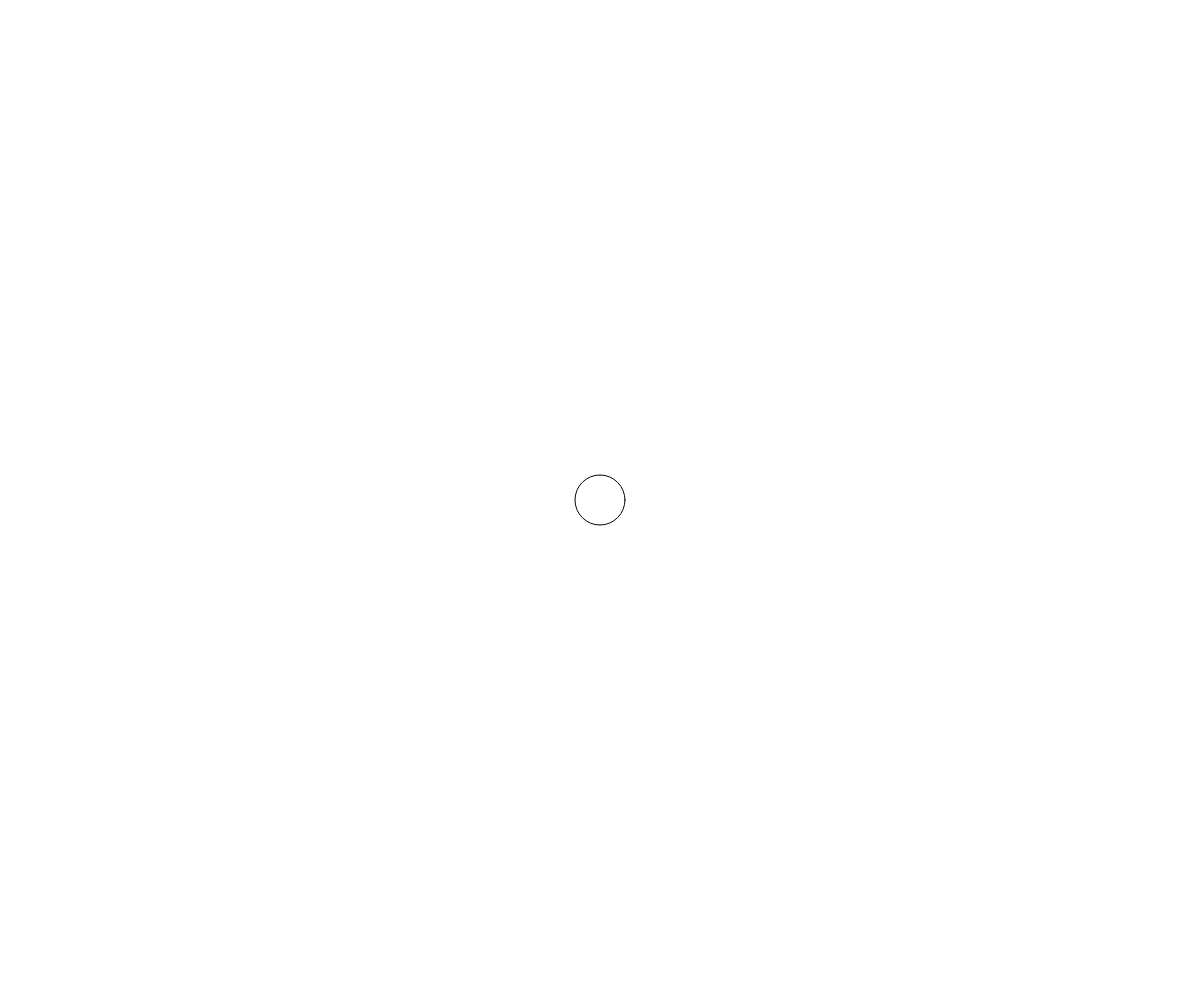
Frame 1 (no input)
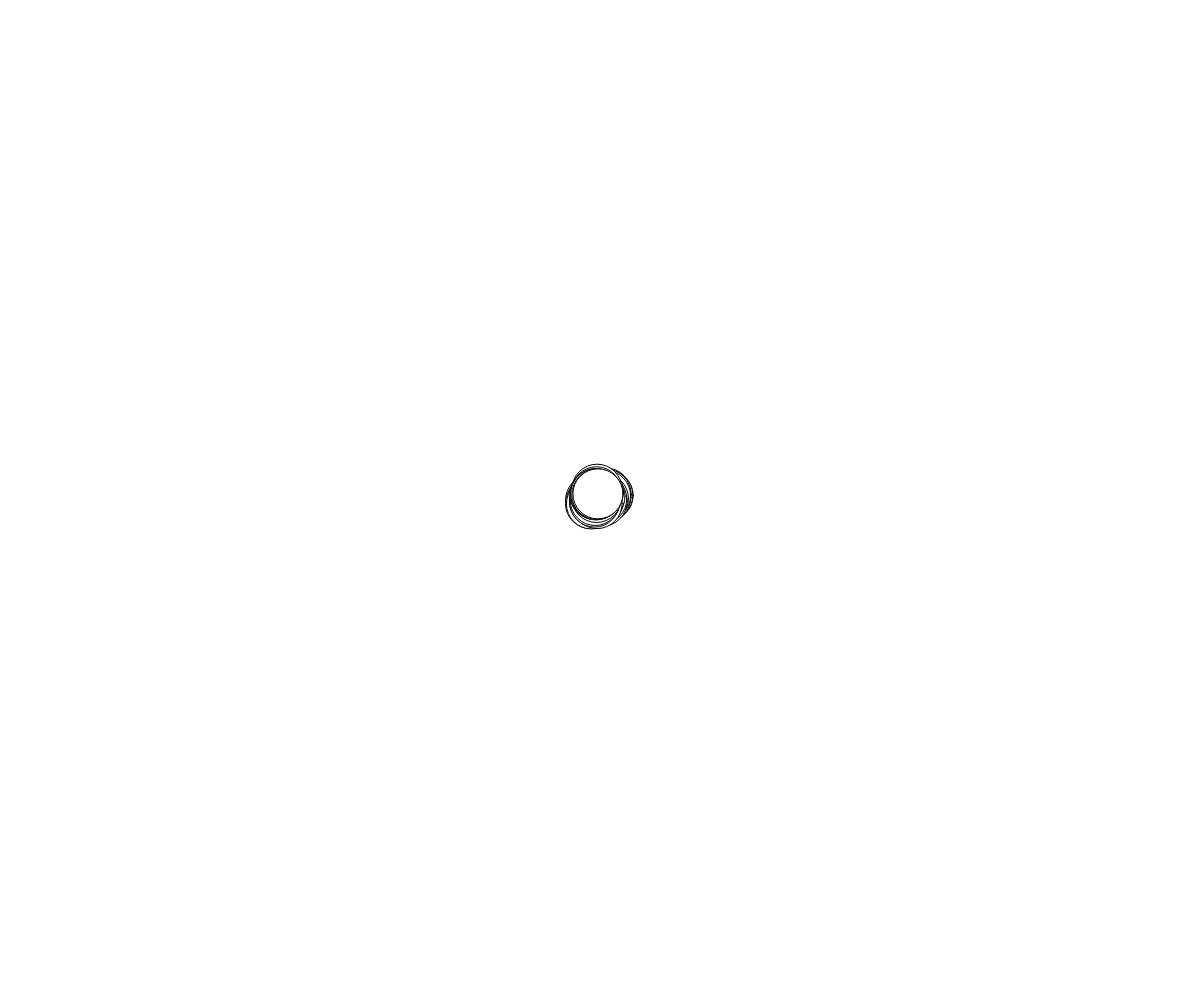
Frame 60 (no input)
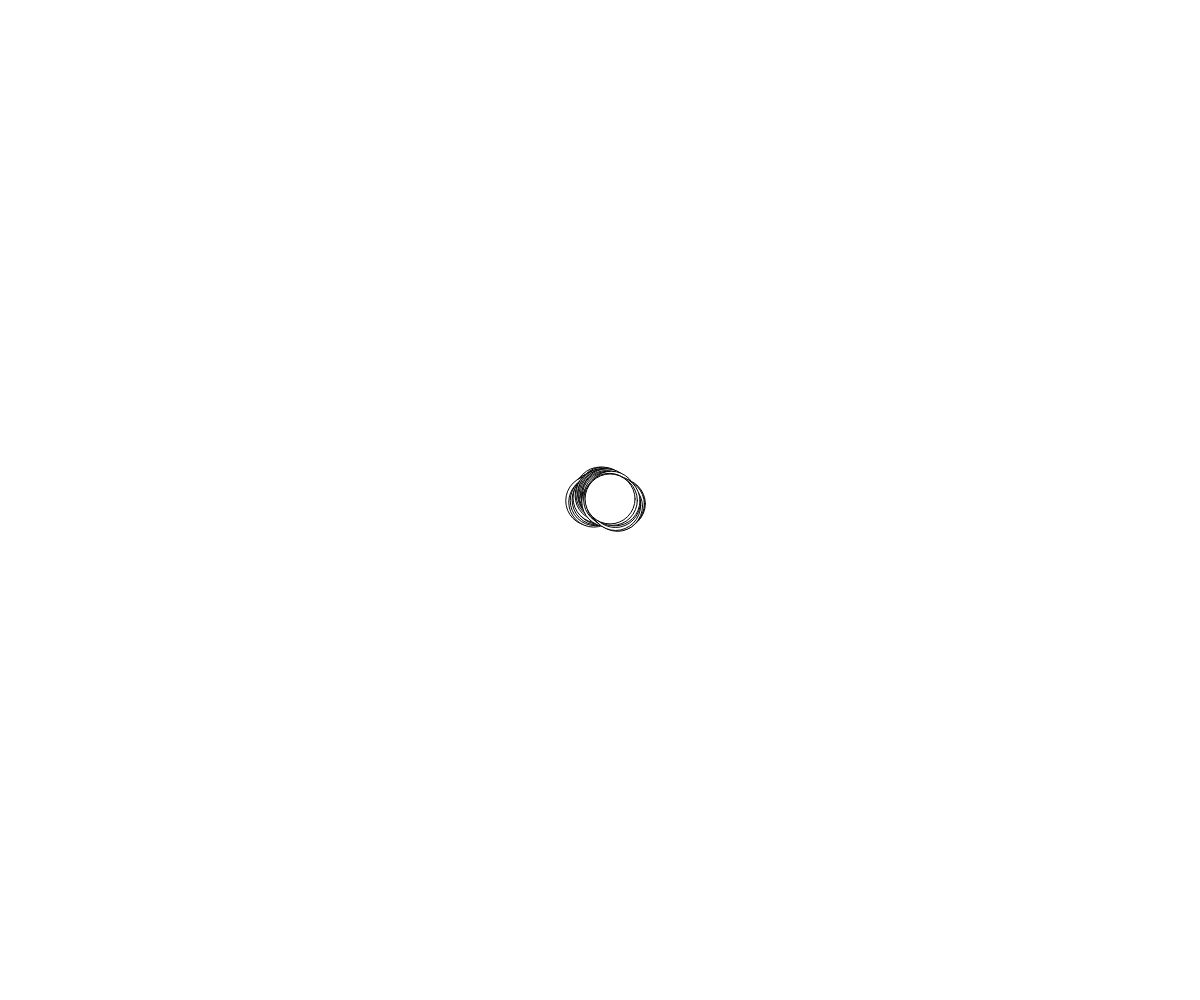
Frame 120 (the mouse pressed at the canvas centre since frame 60)

The p5.js sketch that drew these frames (run headless with seeded random() and noise() and a simulated clock; from frame 60 on, the mouse is pressed at the canvas centre):

// p5.js sketch
// ── sketch.js
var x = 0;
var y = 0;
// change steps
var steps = 3;

function setup() {
  createCanvas(windowWidth, windowHeight);
  x = windowWidth /2;
  y = windowHeight /2;
}

function draw() {

  ellipse(x, y, 50, 50);

  // randomwalker
  x = x + random(-steps, steps);
  y = y + random(-steps, steps);
}

function mousePressed() {
  background(255);
}
